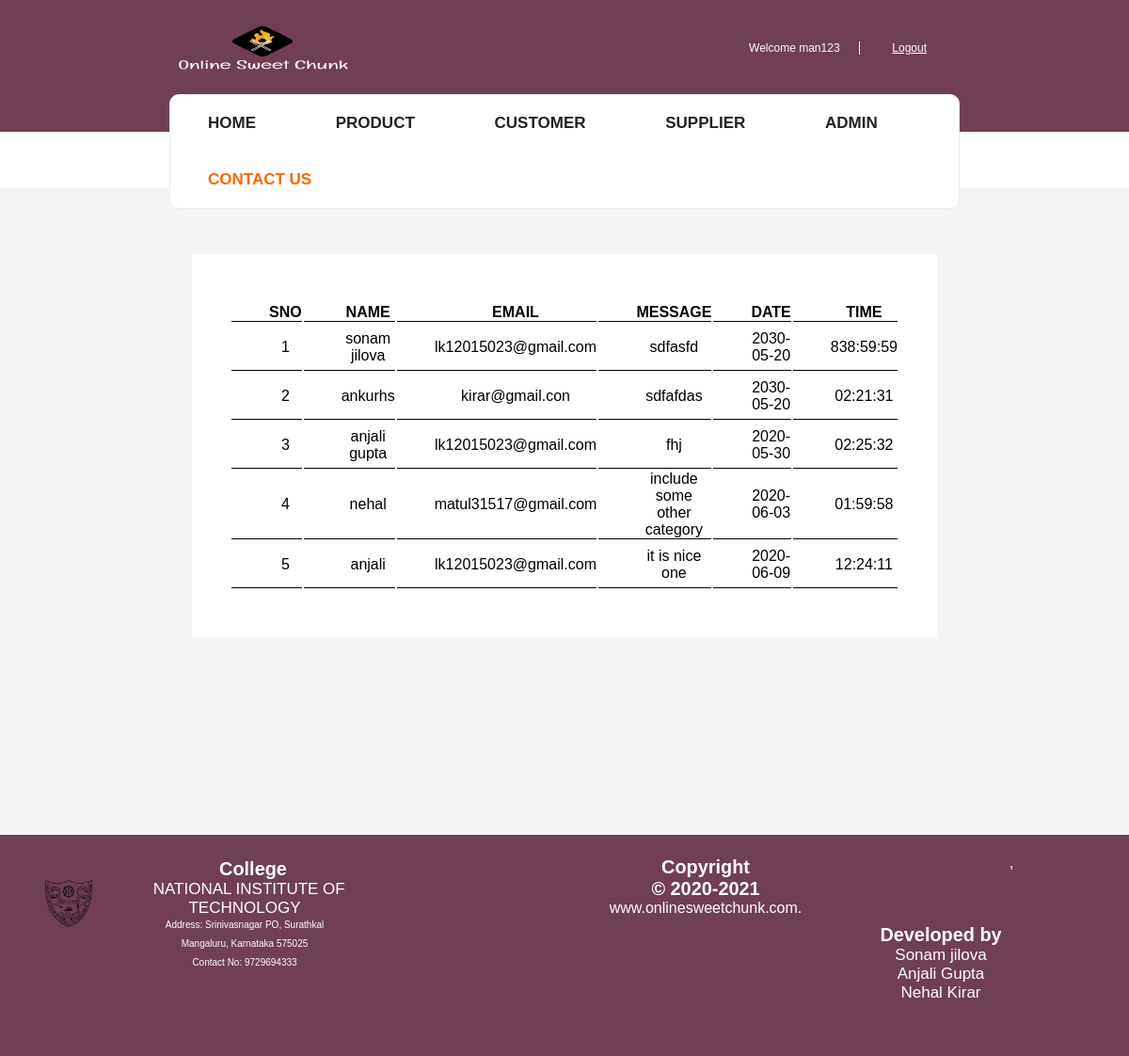
The page /admin/contact.php (signed in) on the database its author committed.
### tables this page shows
CREATE TABLE IF NOT EXISTS `contactus` (
  `name` varchar(100) DEFAULT NULL,
  `email` varchar(100) DEFAULT NULL,
  `message` varchar(100) DEFAULT NULL,
  `date1` date DEFAULT NULL,
  `time1` time DEFAULT NULL
);

### admin/contact.php (the view, shortened to what this page needs)
<?php include("dbconnect.php");?>
<?php include("header.php"); ?>
<nav id="menu">
<div class="menu">
			<ul>
				<li><a href="home.php" style="border:none;" >Home</a></li>
				<li><a href="product.php" style="border:none;">Product</a></li>
				<li><a href="customer.php" style="border:none;">Customer</a></li>
				<li ><a href="supplier.php" style="border:none;">Supplier</a></li>
				<li ><a href="Admin.php" style="border:none;">Admin</a></li>
				<li ><a href="contact.php" style="border:none;" class="active">Contact Us</a></li>
			</ul>
			</div>
		</nav>
		</header>
<div id="body" style="padding:0; margin-top:-62px;">
<br>
<br>
<br>
<div id="container" style="border:none;">
			<table id="table">
			<thead>
			 <tr>
			 <th>
			 SNO
			 </th>
			 <th>
			 NAME
			 </th>
			 <th>
			 EMAIL
			 </th>
			 <th>
			  MESSAGE
			 </th>
			 <th>
			  DATE
			 </th>
			  <th>
			  TIME
			 </th>
			 </tr>
			</thead>
			<tbody>
			<?php
                       $query ="select  name  ,email , message ,date1,time1 from contactus";
			       $result=mysqli_query($con,$query);
                    $sno=0;
                        while ($row = mysqli_fetch_assoc($result)) {
                            echo "<tr><form action='update.php' method='post'>";
							echo '<td>'.++$sno.'</td>';
                            echo '<td>'. $row['name'].'</td>';
                               echo '<td>'. $row['email'].'</td>';
								echo '<td>'. $row['message'].'</td>';
								echo '<td>'. $row['date1'].'</td>';
								echo '<td>'. $row['time1'].'</td>';
                           echo '</tr> </form> ';
						}
			?>
			</tbody>
			</table>
			</div>
			<br>
		<br>
		<br>
         <br>
		 <br>
		 <br>
		 <br>
		  <br>
		 <br>
		 <br>
		</div>
<?php
include("footer.php");
?>

### admin/index.css (style rules this page uses)
body { margin:0; padding:0; font-family: sans-serif; }
#body { overflow:hidden; background: #f5f5f5; }
#body #container { color:#b13c68; margin:0 20px; padding:10px 20px; overflow:hidden; }

### admin/header.css (style rules this page uses)
* { padding: 0; margin:0; }
body { font-family: 'Roboto', sans-serif; }
nav .menu { width: 70%; margin: 0 auto; background-color: #fff; border: 1px solid #eee; border-radius: 10px ; position: relative; top:-40px; display: flex; justify-content: center; }
nav .menu ul { width: 100%; }
nav .menu ul li, nav .menu ul li .input-group { display: inline-block; }
nav .menu ul li { padding: 20px 15px; font-weight: bold; }
nav .menu ul li a { margin: 0 25px; text-decoration: none; color:#222; text-transform: uppercase; }
nav .menu ul li a.active { color: #ff6600; }

### admin/table.css (style rules this page uses)
#table { margin:0 auto; // border-bottom:1px solid black; background:#fff; padding:50px 40px; width:10%; }
th { border-bottom:1px solid black; padding-left:40px; height:20px; }
td { border-bottom:1px solid black; padding-left:40px; height:50px; text-align:center; }

### user/checkout.css (style rules this page uses)
body { font-family: :Arial, Helvetica, sans-serif; font-size: 17px; padding: 8px; }
* { box-sizing: border-box; }
a { border:1px solid lightgray; }

### user/registration_main.css (style rules this page uses)
* { margin: 0; padding: 0; font-family: sans-serif; }

### user/about.css (style rules this page uses)
* { margin:0; padding: 0; font-family: sans-serif; }

### rows shown on the page
contactus: name "sonam jilova", email "lk12015023@gmail.com", message "sdfasfd", date1 "2030-05-20", time1 "838:59:59"
contactus: name "ankurhs", email "kirar@gmail.con", message "sdfafdas", date1 "2030-05-20", time1 "02:21:31"
contactus: name "anjali gupta", email "lk12015023@gmail.com", message "fhj", date1 "2020-05-30", time1 "02:25:32"
contactus: name "nehal", email "matul31517@gmail.com", message "include some other category", date1 "2020-06-03", time1 "01:59:58"
contactus: name "anjali", email "lk12015023@gmail.com", message "it is nice one", date1 "2020-06-09", time1 "12:24:11"

### other values the page prints
$_SESSION['uname'] "man123"
